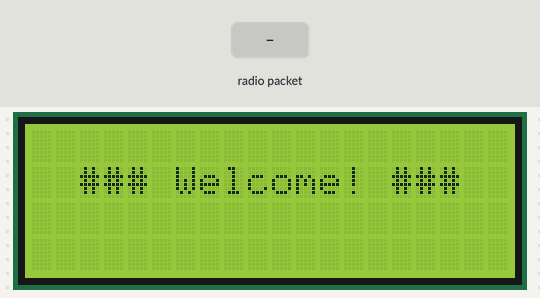
The sketch below on a simulated Arduino Uno, built with avr-gcc and run on an emulated ATmega328P. Shown: 20×4 character LCD. Inputs (shaded band) come from the test bench. No radio packets arrive unless stated.

Above: at 0.1 s.
At 2.2 s:
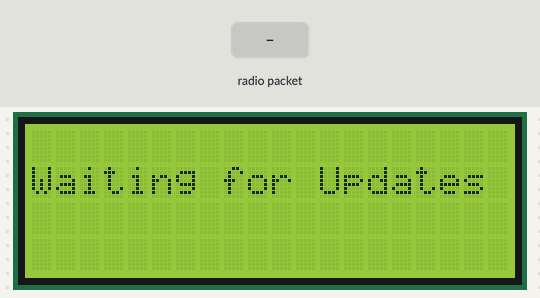
2.3 s: radio packet "@" arrives
At 3.4 s:
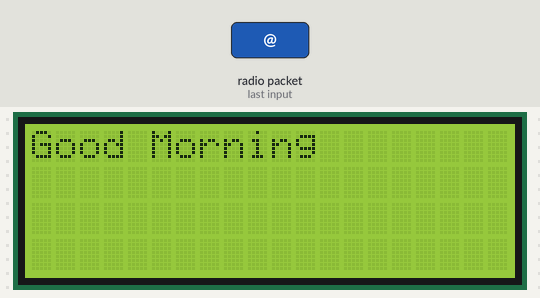
Timing chart, 0 to 5.3 s (numbered marks = the images above; inputs shaded):
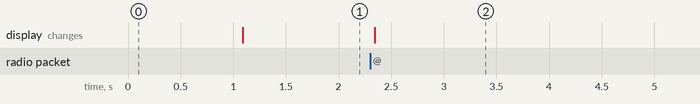

Measured:
- after the input at 2.3 s, the display: changes at once (image 2)

The sketch:

RX.ino
```cpp
// LoRa Client Node (RX).
// This is our demonstration of the device at each classroms and its operatin.
// The Server LoRa Node located at the office transmits a data packet which includes the assigned teacher's names along with respective periods.
// This LoRa Node receives that data packet and decode it in order to interpret them properly on the LCD Screen.

#include <SPI.h>
#include <LoRa.h>
#include <LiquidCrystal.h>

//  Configure LCD pins
const int rs = 7, en = 8, d4 = 6, d5 = 5, d6 = 4, d7 = 3;
LiquidCrystal lcd(rs, en, d4, d5, d6, d7);

void setup(){

  // LCD Welcome Screen when the device is powered ON
  lcd.begin(20,4);
  lcd.setCursor(2,1);
  lcd.print("### Welcome! ###");
  delay(1000);
  lcd.clear();

  lcd.setCursor(0,1);
  lcd.print("Waiting for Updates");
  if (!LoRa.begin(433E6)) {
    lcd.print("Failed to start LoRa!");
    while (1);
  }

  // Register the receive callback
  LoRa.onReceive(onReceive);

  // Put the module into receive mode
  LoRa.receive();
}

void loop() {
}

void onReceive(int packetSize) {

  // Reading the data packet
  String data = "";
  for (int i = 0; i < packetSize; i++) {
    data = data + (char)LoRa.read();
  }

  // Decoding the data packet
  String lines[8];
  int i = 0;
  int count = 0;
  String temp = "";

  while (i < data.length()){
    if (data[i] == '@'){
      lines[count] = temp;
      count = count + 1;
      i = i + 1;
      temp = "";
    }
    temp = temp + data[i];
    i = i + 1;
  }

  // Display the updated timetable on LCD Screen
  for (int x = 0; x < count; x++){
    if (x == 0){
      lcd.clear();
      lcd.setCursor(0, 0);
      lcd.print("Good Morning " + lines[x]);
    }
    else if (x == 1){
      continue;
    }
    else{
      lcd.setCursor(0, x-1);
      lcd.print(lines[x]);
    }
  }
}
```
